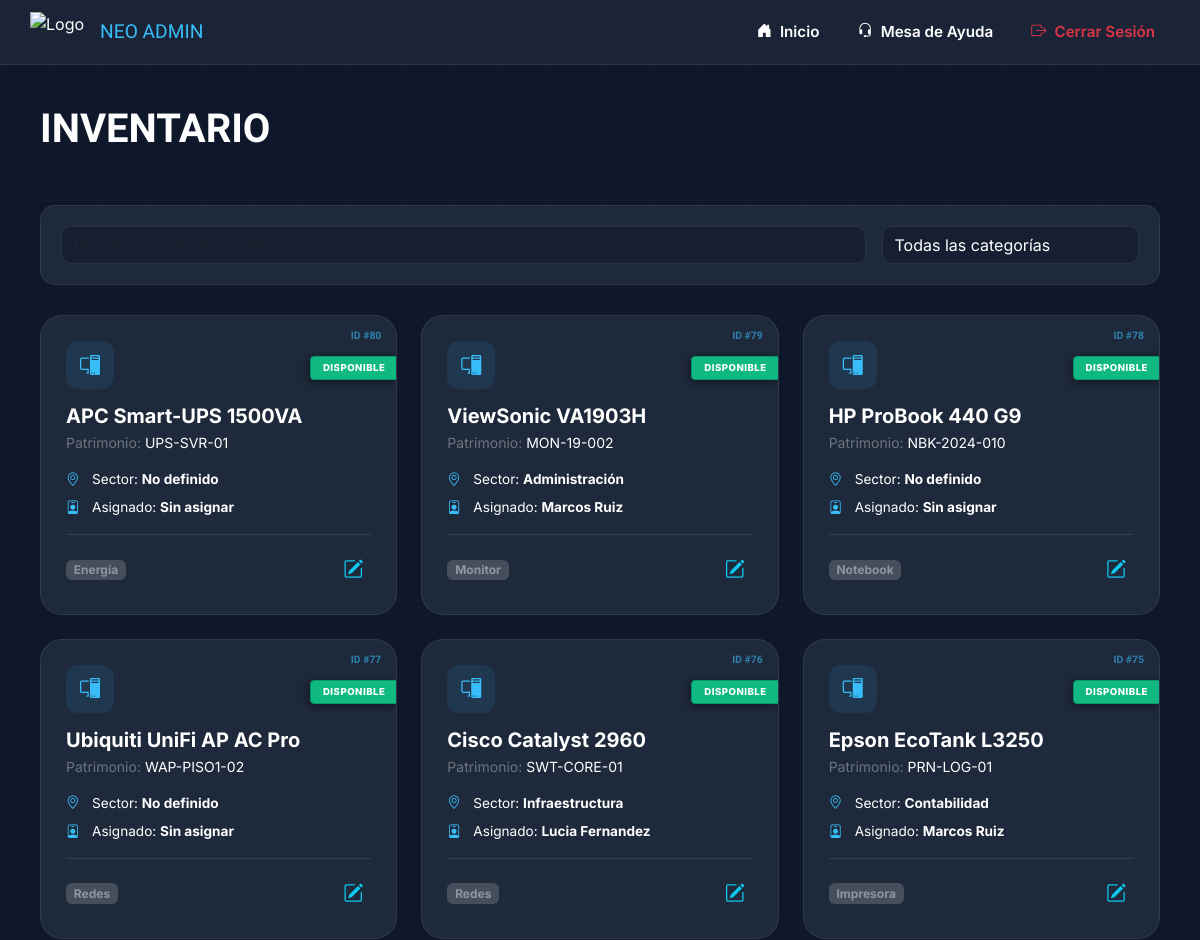
Page /inventario_lista.php (signed in, upper part) on the earlier database version.
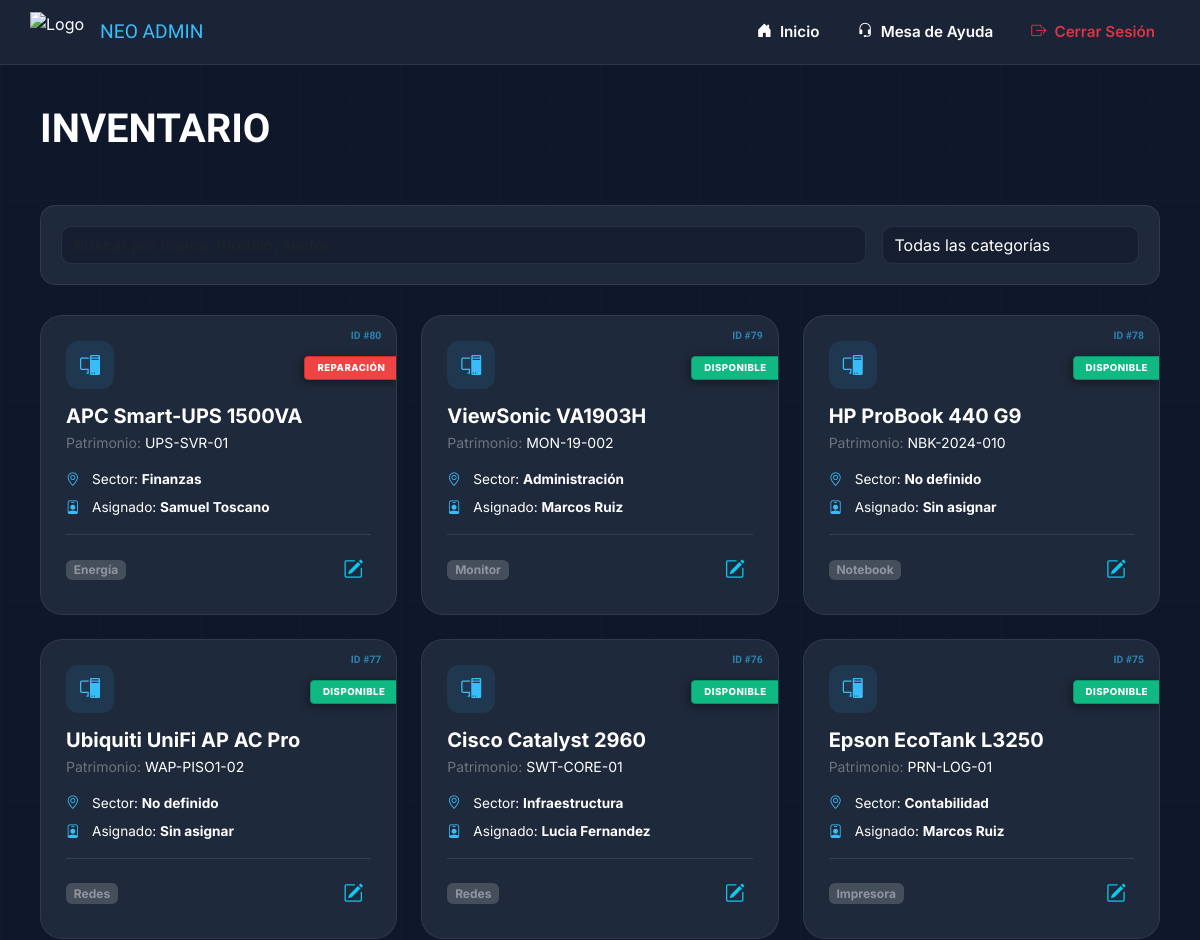
Same page on the later database version.
### tables this page shows
CREATE TABLE `inventario` (
  `id` int(11) NOT NULL,
  `codigo_patrimonial` varchar(50) DEFAULT NULL,
  `tipo_id` int(11) DEFAULT NULL,
  `marca` varchar(50) DEFAULT NULL,
  `modelo` varchar(50) DEFAULT NULL,
  `serie` varchar(100) DEFAULT NULL,
  `estado` enum('Disponible','Asignado','Reparación') NOT NULL DEFAULT 'Disponible',
  `usuario_asignado_id` int(11) DEFAULT NULL,
  `sector` varchar(100) DEFAULT NULL
);

CREATE TABLE `categorias` (
  `id` int(11) NOT NULL,
  `nombre` varchar(50) NOT NULL
);

CREATE TABLE `usuarios` (
  `id` int(11) NOT NULL,
  `nombre_completo` varchar(100) NOT NULL,
  `usuario` varchar(50) NOT NULL,
  `email` varchar(255) DEFAULT NULL,
  `password` varchar(255) NOT NULL,
  `rol` enum('administrador','operativo','tecnico') DEFAULT NULL,
  `ultimo_login` datetime DEFAULT NULL,
  `creado_en` timestamp NOT NULL DEFAULT current_timestamp()
);

### inventario_lista.php (the view, shortened to what this page needs)
<?php
require_once 'db.php';
$query = "SELECT i.*, c.nombre AS categoria_nombre, u.nombre_completo AS nombre_usuario
          FROM inventario i
          INNER JOIN categorias c ON i.tipo_id = c.id
          LEFT JOIN usuarios u ON i.usuario_asignado_id = u.id
          ORDER BY i.id DESC";
$resultado = $conexion->query($query);
?>
<!DOCTYPE html>
<html lang="es">
<head>
    <link href="https://cdn.jsdelivr.net/npm/bootstrap@5.3.0/dist/css/bootstrap.min.css" rel="stylesheet">
    <link rel="stylesheet" href="https://cdn.jsdelivr.net/npm/bootstrap-icons@1.11.1/font/bootstrap-icons.css">
</head>
<body>
    <nav class="neo-navbar d-flex justify-content-between align-items-center sticky-top">
        <div class="d-flex align-items-center gap-3">
            <img src="img/logo_neoadmin.png" alt="Logo" style="height: 40px;">
            <span style="font-family: 'Orbitron'; font-size: 1.2rem; color: var(--accent);">NEO ADMIN</span>
        </div>
        <div class="d-flex align-items-center gap-2">
            <a href="dashboard.php" class="nav-link-neo"><i class="bi bi-house-door-fill"></i> Inicio</a>
            <a href="tickets_lista.php" class="nav-link-neo"><i class="bi bi-headset"></i> Mesa de Ayuda</a>
            <a href="logout.php" class="nav-link-neo text-danger"><i class="bi bi-box-arrow-right"></i> Cerrar Sesión</a>
        </div>
    </nav>
    <main class="main-content container-fluid">
        <div class="d-flex justify-content-between align-items-center mb-5">
            <h1 class="fw-bold mb-1" style="font-family: 'Orbitron';">INVENTARIO</h1>
        </div>
        <div class="search-container">
            <div class="row g-3">
                <div class="col-md-9">
                    <input type="text" id="searchInput" class="form-control form-control-neo" placeholder="Buscar por marca, modelo, sector...">
                </div>
                <div class="col-md-3">
                    <select id="categoryFilter" class="form-select form-control-neo">
                        <option value="all">Todas las categorías</option>
                    </select>
                </div>
            </div>
        </div>
        <div class="row g-4" id="inventoryGrid">
            <?php while($row = $resultado->fetch_assoc()):
                $estado_actual = $row['estado'] ?: 'Disponible';
                $st_comp = mb_strtolower($estado_actual, 'UTF-8');
                $st_class = "status-disponible";
                if ($st_comp === 'asignado') {
                    $st_class = "status-asignado";
                } elseif (strpos($st_comp, 'repara') !== false) {
                    $st_class = "status-reparacion";
                }
                $search_data = strtolower($row['marca']." ".$row['modelo']." ".$row['codigo_patrimonial']." ".$row['sector']." ".$row['nombre_usuario']);
            ?>
            <div class="col-md-6 col-lg-4 asset-item" data-category="<?php echo $row['categoria_nombre']; ?>" data-search="<?php echo $search_data; ?>">
                <div class="asset-card">
                    <span class="status-pill <?php echo $st_class; ?>">
                        <?php echo htmlspecialchars($estado_actual); ?>
                    </span>
                    <span class="id-badge">ID #<?php echo $row['id']; ?></span>
                    <div class="asset-icon-wrapper"><i class="bi bi-pc-display"></i></div>
                    <h5 class="fw-bold mb-1"><?php echo $row['marca']." ".$row['modelo']; ?></h5>
                    <p class="small text-secondary mb-3">Patrimonio: <span class="text-white"><?php echo $row['codigo_patrimonial']; ?></span></p>
                    <div class="info-row"><i class="bi bi-geo-alt"></i><span>Sector: <strong><?php echo $row['sector'] ?: 'No definido'; ?></strong></span></div>
                    <div class="info-row"><i class="bi bi-person-badge"></i><span>Asignado: <strong><?php echo $row['nombre_usuario'] ?: 'Sin asignar'; ?></strong></span></div>
                    <div class="d-flex justify-content-between align-items-center mt-3 pt-3 border-top border-white border-opacity-10">
                        <span class="badge bg-secondary opacity-50"><?php echo $row['categoria_nombre']; ?></span>
                        <button onclick='abrirModalEditar(<?php echo json_encode($row); ?>)' class="btn btn-sm btn-outline-info border-0">
                            <i class="bi bi-pencil-square fs-5"></i>
                        </button>
                    </div>
                </div>
            </div>
            <?php endwhile; ?>
        </div>
    </main>
</body>
</html>

Differences in the rows shown:
changed inventario "APC": estado "DISPONIBLE" → "REPARACIÓN"; sector "No definido" → "Finanzas"; usuario_asignado.nombre_completo "Sin asignar" → "Samuel Toscano"
